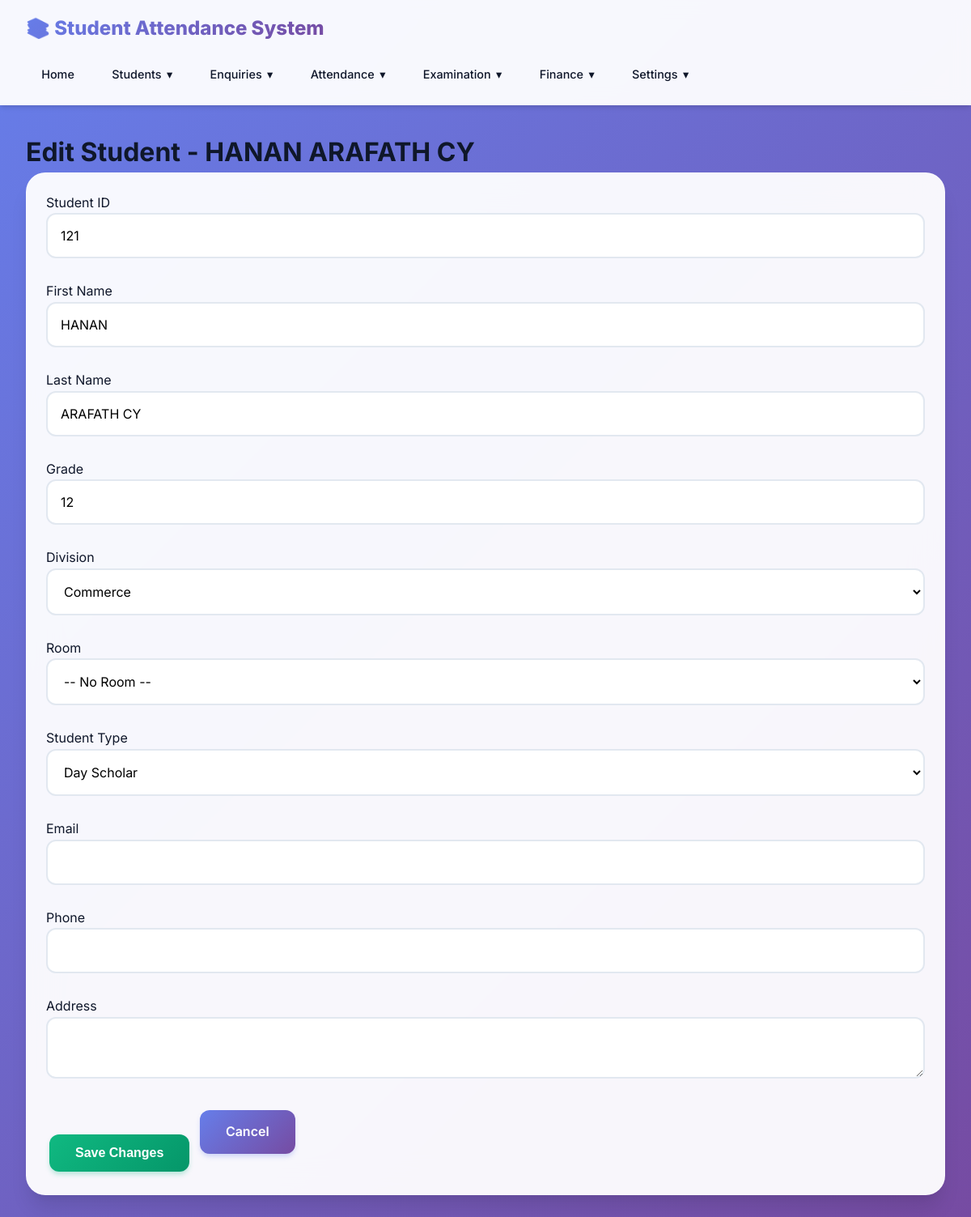
/students/73/edit/, run on the app's committed database.
### students/models.py (models this page shows, shortened)
class Student(models.Model):
    STUDENT_TYPE_CHOICES = [
        ('hostel', 'Hostel'),
        ('day_scholar', 'Day Scholar'),
    ]
    student_id = models.CharField(max_length=50, unique=True)
    first_name = models.CharField(max_length=100)
    last_name = models.CharField(max_length=100)
    student_type = models.CharField(max_length=20, choices=STUDENT_TYPE_CHOICES, default='day_scholar')
    email = models.EmailField(blank=True)
    phone = models.CharField(max_length=20, blank=True)
    address = models.TextField(blank=True)
    created_at = models.DateTimeField(auto_now_add=True)
    updated_at = models.DateTimeField(auto_now=True)
    is_active = models.BooleanField(default=True)
    class Meta:
        ordering = ['last_name', 'first_name']
    @property
    def full_name(self):
        return f"{self.first_name} {self.last_name}"

class Enrollment(models.Model):
    student = models.ForeignKey(Student, on_delete=models.CASCADE, related_name='enrollments')
    academic_year = models.ForeignKey(AcademicYear, on_delete=models.CASCADE, related_name='enrollments')
    grade = models.CharField(max_length=50, help_text="Grade/Year for this session (e.g., 11, 12, 1st Year)")
    division = models.ForeignKey(Division, on_delete=models.SET_NULL, null=True, blank=True)
    room = models.ForeignKey(Room, on_delete=models.SET_NULL, null=True, blank=True)
    created_at = models.DateTimeField(auto_now_add=True)
    updated_at = models.DateTimeField(auto_now=True)
    class Meta:
        ordering = ['-academic_year__name', 'grade', 'division', 'student__last_name']
        unique_together = [['student', 'academic_year']]

class Division(models.Model):
    name = models.CharField(max_length=100, unique=True)
    description = models.TextField(blank=True)
    class Meta:
        ordering = ['name']

### students/views.py (the view, shortened to what this page needs)
# urls.py: path('students/<int:pk>/edit/', views.student_edit, name='student_edit'),
def student_edit(request, pk):
    student = get_object_or_404(Student, id=pk)
    active_year = AcademicYear.objects.filter(is_active=True).first()
    enrollment = None
    if active_year:
        enrollment = Enrollment.objects.filter(student=student, academic_year=active_year).first()
    divisions = Division.objects.all()
    rooms = Room.objects.all()
    context = {
        'student': student,
        'enrollment': enrollment,
        'divisions': divisions,
        'rooms': rooms,
    }
    return render(request, 'students/student_edit.html', context)

### students/templates/students/student_edit.html (shortened to what this page needs)
{% extends 'students/base.html' %}
{% block content %}
<h1>Edit Student - {{ student.full_name }}</h1>
<div class="card" style="padding: 1.5rem;">
    <form method="post">
        <div class="form-group">
            <label>Student ID</label>
            <input type="text" name="student_id" value="{{ student.student_id }}" required>
        </div>
        <div class="form-group">
            <label>First Name</label>
            <input type="text" name="first_name" value="{{ student.first_name }}" required>
        </div>
        <div class="form-group">
            <label>Last Name</label>
            <input type="text" name="last_name" value="{{ student.last_name }}" required>
        </div>
        <div class="form-group">
            <label>Grade</label>
            <input type="text" name="grade" value="{{ enrollment.grade|default:'' }}" required>
        </div>
        <div class="form-group">
            <label>Division</label>
            <select name="division">
                {% for div in divisions %}
                <option value="{{ div.id }}" {% if enrollment and enrollment.division_id == div.id %}selected{% endif %}>{{ div.name }}</option>
                {% endfor %}
            </select>
        </div>
        <div class="form-group">
            <label>Room</label>
            <select name="room">
                <option value="">-- No Room --</option>
            </select>
        </div>
        <div class="form-group">
            <label>Student Type</label>
            <select name="student_type">
                <option value="day_scholar" {% if student.student_type == 'day_scholar' %}selected{% endif %}>Day Scholar</option>
            </select>
        </div>
        <div class="form-group">
            <label>Email</label>
            <input type="email" name="email" value="{{ student.email }}">
        </div>
        <div class="form-group">
            <label>Phone</label>
            <input type="text" name="phone" value="{{ student.phone }}">
        </div>
        <div class="form-group">
            <label>Address</label>
            <textarea name="address">{{ student.address }}</textarea>
        </div>
        <button class="btn btn-success">Save Changes</button>
        <a href="{% url 'students:student_list' %}" class="btn btn-secondary">Cancel</a>
    </form>
</div>
{% endblock %}

### students/templates/students/base.html (style rules this page uses)
* { margin: 0; padding: 0; box-sizing: border-box; }
:root { --primary: #6366f1; --primary-dark: #4f46e5; --primary-light: #818cf8; --secondary: #ec4899; --accent: #8b5cf6; --success: #10b981; --danger: #ef4444; --warning: #f59e0b; --dark: #0f172a; --dark-secondary: #1e293b; --light: #f8fafc; --gray: #64748b; --border: #e2e8f0; --shadow: rgba(0, 0, 0, 0.1); --gradient-1: linear-gradient(135deg, #667eea 0%, #764ba2 100%); --gradient-2: linear-gradient(135deg, #f093fb 0%, #f5576c 100%); --gradient-3: linear-gradient(135deg, #4facfe 0%, #00f2fe 100%); --gradient-4: linear-gradient(135deg, #43e97b 0%, #38f9d7 100%); }
body { font-family: 'Inter', -apple-system, BlinkMacSystemFont, 'Segoe UI', Roboto, sans-serif; background: linear-gradient(135deg, #667eea 0%, #764ba2 100%); color: var(--dark); min-height: 100vh; line-height: 1.6; }
.card { background: rgba(255, 255, 255, 0.95); backdrop-filter: blur(20px); border-radius: 24px; padding: 2.5rem; margin-bottom: 2rem; box-shadow: 0 20px 25px -5px rgba(0, 0, 0, 0.1), 0 10px 10px -5px rgba(0, 0, 0, 0.04); border: 1px solid rgba(255, 255, 255, 0.3); transition: all 0.3s cubic-bezier(0.4, 0, 0.2, 1); }
.btn { display: inline-block; padding: 0.875rem 2rem; background: var(--gradient-1); color: white; text-decoration: none; border-radius: 12px; border: none; cursor: pointer; transition: all 0.3s cubic-bezier(0.4, 0, 0.2, 1); font-size: 1rem; font-weight: 600; margin: 0.25rem; position: relative; overflow: hidden; box-shadow: 0 4px 6px -1px rgba(102, 126, 234, 0.3); }
.btn::before { content: ''; position: absolute; top: 50%; left: 50%; width: 0; height: 0; border-radius: 50%; background: rgba(255, 255, 255, 0.2); transform: translate(-50%, -50%); transition: width 0.6s, height 0.6s; }
.btn-success { background: linear-gradient(135deg, #10b981 0%, #059669 100%); box-shadow: 0 4px 6px -1px rgba(16, 185, 129, 0.3); }
.form-group { margin-bottom: 1.75rem; }
input[type="text"], input[type="date"], input[type="time"], input[type="email"], input[type="number"], input[type="file"], select, textarea { width: 100%; padding: 1rem; border: 2px solid var(--border); border-radius: 12px; font-size: 1rem; transition: all 0.3s ease; background: white; font-family: inherit; }

### data on the page
Student: full_name "HANAN ARAFATH CY", student_id "121", first_name "HANAN", last_name "ARAFATH CY", student_type "Day Scholar"
Enrollment: grade "12", division "Commerce"
